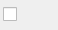
<?xml version="1.0" encoding="UTF-8"?>
<ui version="4.0">
 <author>Ramakrishnan Periyakaruppan</author>
 <class>ChannelFrame</class>
 <widget class="QWidget" name="ChannelFrame">
  <property name="geometry">
   <rect>
    <x>0</x>
    <y>0</y>
    <width>56</width>
    <height>30</height>
   </rect>
  </property>
  <layout class="QHBoxLayout" name="horizontalLayout">
   <property name="spacing">
    <number>10</number>
   </property>
   <property name="leftMargin">
    <number>3</number>
   </property>
   <property name="topMargin">
    <number>3</number>
   </property>
   <property name="rightMargin">
    <number>3</number>
   </property>
   <property name="bottomMargin">
    <number>3</number>
   </property>
   <item>
    <widget class="QCheckBox" name="check">
     <property name="minimumSize">
      <size>
       <width>35</width>
       <height>0</height>
      </size>
     </property>
     <property name="maximumSize">
      <size>
       <width>43</width>
       <height>16777215</height>
      </size>
     </property>
     <property name="text">
      <string/>
     </property>
    </widget>
   </item>
   <item>
    <widget class="QLabel" name="channelName">
     <property name="text">
      <string/>
     </property>
    </widget>
   </item>
  </layout>
 </widget>
 <resources/>
 <connections/>
</ui>
